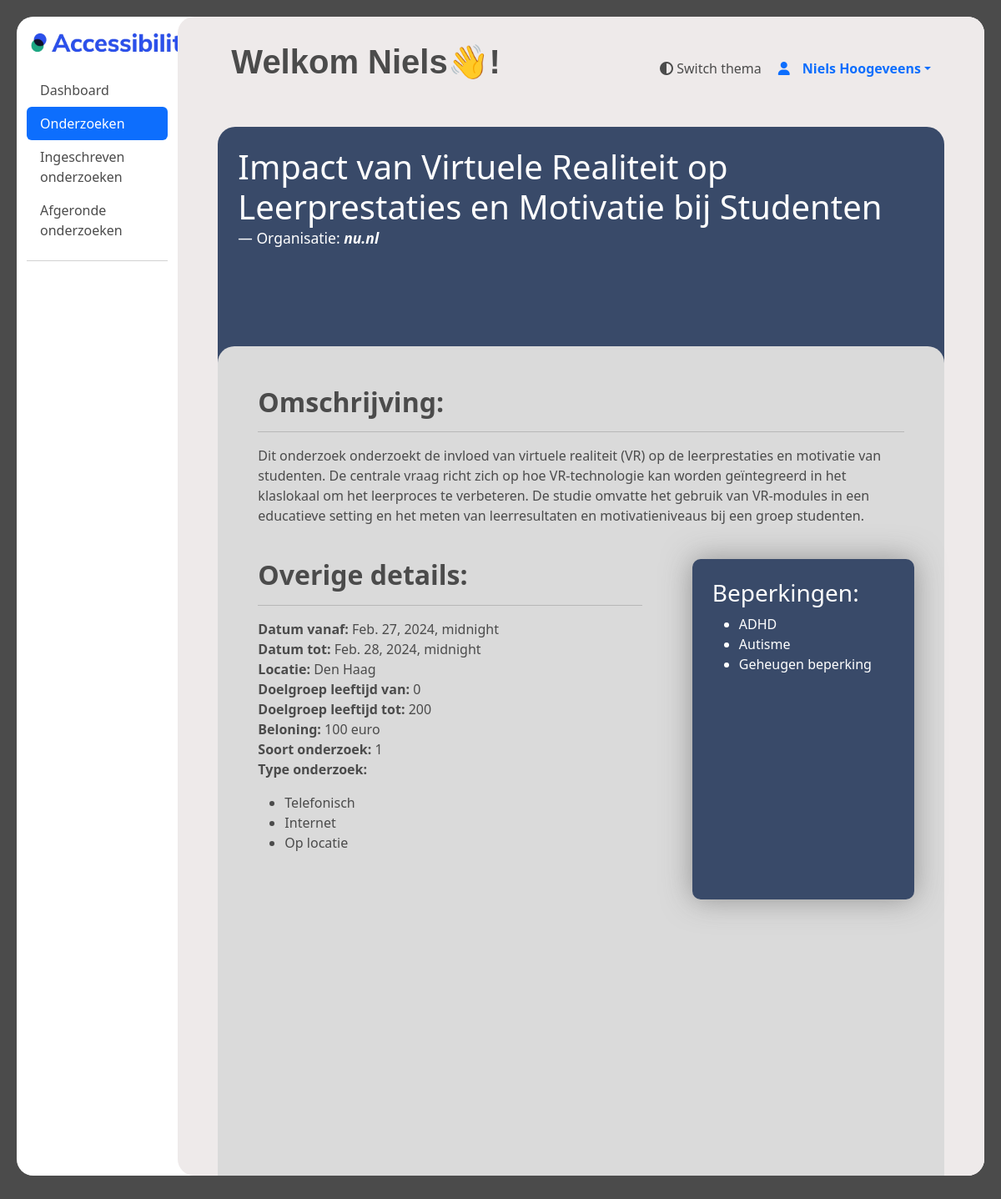
The app's page /ervaringsdeskundige/inspect_investigation/1 (signed in) with its own data.
### ervaringsdeskundige/models.py (models this page shows, shortened)
class User(AbstractUser):
    first_name = models.CharField(max_length=100)
    last_name = models.CharField(max_length=100)
    postcode = models.CharField(max_length=10)
    geslacht = models.CharField(max_length=10, choices=[('M','Man'),('V', 'Vrouw'), ('0', 'Anders')])
    email = models.EmailField()
    telefoonnummer = models.CharField(max_length=100)
    geboortedatum = models.DateField()
    gebruikte_hulpmiddelen = models.TextField(max_length=200)
    bijzonderheden = models.TextField(max_length=100, default='', blank=True)
    beschikbaar_vanaf = models.DateTimeField()
    beschikbaar_tot = models.DateTimeField()
    bijzonderheden_beschikbaarheid = models.TextField(max_length=100, blank=True)
    username = models.CharField(max_length=100, unique=True)
    voorkeur_benadering = models.CharField(max_length=20)
    status = models.CharField(max_length=10, default=1)
    opmerking_verwijderd = models.TextField(blank=True, null=True)
    datum_goedgekeurd = models.DateTimeField(blank=True, null=True)
    goedegekeurd_door = models.CharField(max_length=100, null=True)
    groups = models.ManyToManyField(
        Group,
        verbose_name='groups',
        related_name='user_groups',
        blank=True,
        help_text='The groups this user belongs to. A user will get all permissions granted to each of their groups.',
        related_query_name='user',
    )
    user_permissions = models.ManyToManyField(
        Permission,
        verbose_name='user permissions',
        related_name='user_user_permissions',
        blank=True,
        help_text='Specific permissions for this user.',
        related_query_name='user',
    )

### main/models.py (models this page shows)
class Onderzoeken(models.Model):
    onderzoeks_id = models.AutoField(primary_key=True)
    organisatie = models.ForeignKey('Organisaties', models.DO_NOTHING)
    status = models.IntegerField()
    titel = models.TextField()
    omschrijving = models.TextField()
    datum_vanaf = models.DateTimeField()
    datum_tot = models.DateTimeField()
    soort_onderzoek = models.IntegerField()
    locatie = models.TextField(blank=True, null=True)
    met_beloning = models.IntegerField()
    beloning = models.TextField(blank=True, null=True)
    doelgroep_leeftijd_van = models.IntegerField()
    doelgroep_leeftijd_tot = models.IntegerField()
    contact_opgenomen = models.IntegerField()
    opmerkingen_beheerder = models.IntegerField(blank=True, null=True)
    type_onderzoek = models.ForeignKey('TypeOnderzoek', models.DO_NOTHING, db_column='type_onderzoek')
    class Meta:
        managed = False
        db_table = 'Onderzoeken'

class Organisaties(models.Model):
    organisatie_id = models.AutoField(primary_key=True, blank=True)
    naam = models.TextField(blank=True, null=True)
    kvk = models.TextField(db_column='KVK', blank=True, null=True)  # Field name made lowercase.
    website = models.TextField(blank=True, null=True)
    beschrijving = models.TextField(blank=True, null=True)
    contact_persoon = models.TextField(blank=True, null=True)
    email = models.TextField(blank=True, null=True)
    telefoonnummer = models.IntegerField(blank=True, null=True)
    api_key = models.TextField(blank=True, null=True)
    status = models.TextField(blank=True, null=True)
    type = models.TextField(blank=True, null=True)
    class Meta:
        managed = False
        db_table = 'Organisaties'

class Beperkingen(models.Model):
    omschrijving = models.TextField()
    soort = models.TextField()
    class Meta:
        managed = False
        db_table = 'Beperkingen'

### ervaringsdeskundige/views.py (the view)
# urls.py: path('inspect_investigation/<int:investigation_id>', views.inspect_investigation, name='inspect_investigation'),
@login_required
def inspect_investigation(request, investigation_id):
    investigations = Onderzoeken.objects.filter(onderzoeks_id=investigation_id)
    investigations_with_limitations = {}
    for investigation in investigations:
        limitation_ids = BeperkingenOnderzoeken.objects.filter(onderzoeks_id=investigation.onderzoeks_id).values_list('beperking_id', flat=True)
        limitations = Beperkingen.objects.filter(id__in=limitation_ids)
        organisation_id = investigation.organisatie_id
        organisation = Organisaties.objects.filter(organisatie_id=organisation_id).first()
        limitations = Beperkingen.objects.filter(id__in=limitation_ids)
        type_investigation = TypeOnderzoek.objects.filter(onderzoeks_id=investigation_id).first()
        print(type_investigation.internet)
        investigations_with_limitations[investigation.onderzoeks_id] = {
            'onderzoek': investigation,
            'beperkingen': limitations,
            'organisatie': organisation,
            'type_onderzoek': type_investigation,
        }
    return render(
        request,
        "ervaringsdeskundige/inspect_investigation.html",
        {"investigations": investigations_with_limitations},
    )

### templates/ervaringsdeskundige/inspect_investigation.html (shortened to what this page needs)
{% extends "ervaringsdeskundige/base.html" %}
{% load static %}
{% block content %}
<div class="container-fluid" style="height: 94vh;">
    <div class="row">
        <nav id="sidebar" class="col-md-3 col-lg-2 d-md-block sidebar">
          <a href="#">
            <img style="margin: 20px; margin-left: 5px;" src="{% static 'images/logo_accessibility.png' %}" width="200px" alt="test">
          </a>
            <div class="position-sticky">
              <ul class="nav nav-pills flex-column mb-auto">
                <li class="nav-item">
                  <a href="/ervaringsdeskundige/dashboard"  class="nav-link menu_text">
                    Dashboard
                  </a>
                </li>
                <li>
                  <a href="/ervaringsdeskundige/onderzoeken" class="nav-link active" aria-current="page">
                    Onderzoeken
                  </a>
                </li>
                <li>
                  <a href="/ervaringsdeskundige/registered_investigations" class="nav-link menu_text">
                    Ingeschreven onderzoeken
                  </a>
                </li>
                <li>
                  <a href="/ervaringsdeskundige/completed_investigations" class="nav-link menu_text">
                    Afgeronde onderzoeken
                  </a>
                </li>
              </ul>
              <hr>
            </div>
        </nav>
        <div style="height: 94vh;" id="dashboard_main" class="col-md-9 ms-sm-auto col-lg-10 px-md-4">
        <div id="dashboard_overflow">
        <main >
          <div class="text-center" style="padding-top: 20px;">
            <div>
                  <div id="search" style="height: 20px;">
                    <a  style="margin-right: 20px;" onclick="toggleTheme()"><i class="fa-solid fa-circle-half-stroke"></i>      Switch thema </a>
                    <div class="dropdown">
                      <a href="#" class="d-flex align-items-center text-decoration-none dropdown-toggle" id="dropdownUser2" data-bs-toggle="dropdown" aria-expanded="false">
                        <i class="fa-solid fa-user" style="padding-right: 15px;" width="32" height="32" class="rounded-circle me-2"></i>
                        <strong>{{ user.first_name}} {{ user.last_name}}</strong>
                      </a>
                    </div>
                  </div>
                  <h1 style="margin: 10px; margin-left: 40px;" class="text-start extra-bold-header">Welkom {{ user.first_name }}👋!</h1>
          </div>
          </div>
          <div style="padding-top: 20px;">
            <div class="m-4">
              {% for investigation_id, data in investigations.items %}
                <div class="d-flex square">
                    <div class="p-4">
                        <blockquote class="blockquote">
                            <h1 style="color: white;" class="mb-0 mb-3 white_text">{{ data.onderzoek.titel }}</h1>
                            <footer class="blockquote-footer white_text">Organisatie: <cite title="de groene aarbei"><strong>{{ data.organisatie.naam }}</strong></cite></footer>
                          </blockquote>
                    </div>
                  <div class="rectangle p-5">
                    <h2><strong>Omschrijving:</strong></h2>
                    <hr>
                    <p>{{ data.onderzoek.omschrijving }}</p>
                    <br>
                    <div class="row">
                        <div style="padding-right: 60px;" class="col-md-8">
                    <h2><strong>Overige details:</strong></h2>
                    <hr>
                    <p>
                      <strong>Datum vanaf:</strong> {{ data.onderzoek.datum_vanaf }} <br>
                      <strong> Datum tot:</strong> {{ data.onderzoek.datum_tot }} <br>
                      <strong> Locatie: </strong>{{ data.onderzoek.locatie }} <br>
                      <strong>Doelgroep leeftijd van: </strong>{{ data.onderzoek.doelgroep_leeftijd_van }} <br>
                      <strong>Doelgroep leeftijd tot: </strong>{{ data.onderzoek.doelgroep_leeftijd_tot }} <br>
                      {% if data.onderzoek.met_beloning == 1 %}
                      <strong>Beloning: </strong>{{ data.onderzoek.beloning }} <br>
                      {% endif %}
                      <strong>Soort onderzoek: </strong>{{ data.onderzoek.soort_onderzoek }} <br>
                      <strong>Type onderzoek: </strong>
                      <ul>
                          {% if data.type_onderzoek.telefonisch %}
                              <li>Telefonisch</li>
                          {% endif %}
                          {% if data.type_onderzoek.internet %}
                              <li>Internet</li>
                          {% endif %}
                          {% if data.type_onderzoek.locatie %}
                              <li>Op locatie</li>
                          {% endif %}
                      </ul>
                      <br>
                    </p>
                </div>
                <div class="col-md-4 p-4 card_grey">
                  <h3 class="white_text ">Beperkingen:</h3>
                  <ul>
                    {% for limitation in data.beperkingen %}
                              <li>{{ limitation.omschrijving }}</li>
                    {% endfor %}
                </ul>
                </div>
                  </div>
                </div>
                {% endfor %}
              </div>
            </div>
      </main>
    </div>
    </div>
    </div>
</div>
{% endblock %}

### static/css/main.css (style rules this page uses)
:root { --background-light: #f5f5f5; --background-dark: #1f1f1f; --text-light: #4b4b4b; --text-dark: #ffffff; --accent-light: #9faecb; --accent-dark: #848484; --card-background-light: #ffffff; --card-background-dark: #393a69; --card-shadow-light: #bbbbbb; --card-shadow-dark: #7a7a7a; --border-light: #dddddd; --border-dark: #333333; --link-light: #007bff; --link-dark: #ff7f50; }
#content, .table, #dashboard_main, .rectangle, .card_stat, #custom_cont { transition: background-color 0.5s ease, color 0.3s ease, border-radius 0.5s ease; }
p { margin-top: 0; margin-bottom: 1rem; }
.mb-3 { margin-bottom: 1rem !important; }
#search { margin-top: 10px; margin-right: 30px; float: right; justify-content: space-between; display: flex; padding: 10px; height: 80px; }
.card_grey { background-color: rgb(57, 74, 105); border-radius: 10px; box-shadow: 0 0 35px rgb(75, 75, 75, .5); color: white; }
body:not(.dark) { background-color: var(--text-light); color: var(--text-light); }
#sidebar { border-radius: 20px; }
#dashboard_main:not(.dark) { border-radius: 20px; background-color: #eeeaea; }
h1:not(.dark) { color: var(--tekst-light); }
#dashboard_overflow { overflow-y: auto; overflow-x: hidden; max-height: 94vh; height: 100%; }
.extra-bold-header { font-family: 'Inner', sans-serif; font-weight: 800; color: #4b4b4b; }
.square { position: relative; background-color: rgb(57, 74, 105); border-radius: 21px; min-height: calc(70vh + 280px); }
.rectangle:not(.dark) { width: 100%; min-height: 80%; background-color: rgb(218, 218, 218); border-radius: 20px; position: absolute; bottom: 0; }
.rectangle { width: 100%; min-height: 80%; background-color: rgb(218, 218, 218); border-radius: 20px; position: absolute; bottom: 0; }
.white_text { color: white; }
.menu_text:not(.dark) { color: var(--text-light); }

### records on screen
User: first_name "Niels", last_name "Hoogeveens"
Onderzoeken: onderzoek.titel "Impact van Virtuele Realiteit op Leerprestaties en Motivatie bij Studenten", organisatie.naam "nu.nl", onderzoek.omschrijving "Dit onderzoek onderzoekt de invloed van virtuele realiteit (VR) op de leerprestaties en motivatie van studenten. De centrale vraag richt zich op hoe VR-technologie kan worden geïntegreerd in het klaslokaal om het leerproces te verbeteren. De studie omvatte het gebruik van VR-modules in een educatieve setting en het meten van leerresultaten en motivatieniveaus bij een groep studenten.", onderzoek.datum_vanaf "Feb. 27, 2024, midnight", onderzoek.datum_tot "Feb. 28, 2024, midnight", onderzoek.locatie "Den Haag", onderzoek.doelgroep_leeftijd_van "0", onderzoek.doelgroep_leeftijd_tot "200", onderzoek.beloning "100 euro", onderzoek.soort_onderzoek "1"
Beperkingen: omschrijving "ADHD"
Beperkingen: omschrijving "Autisme"
Beperkingen: omschrijving "Geheugen beperking"
